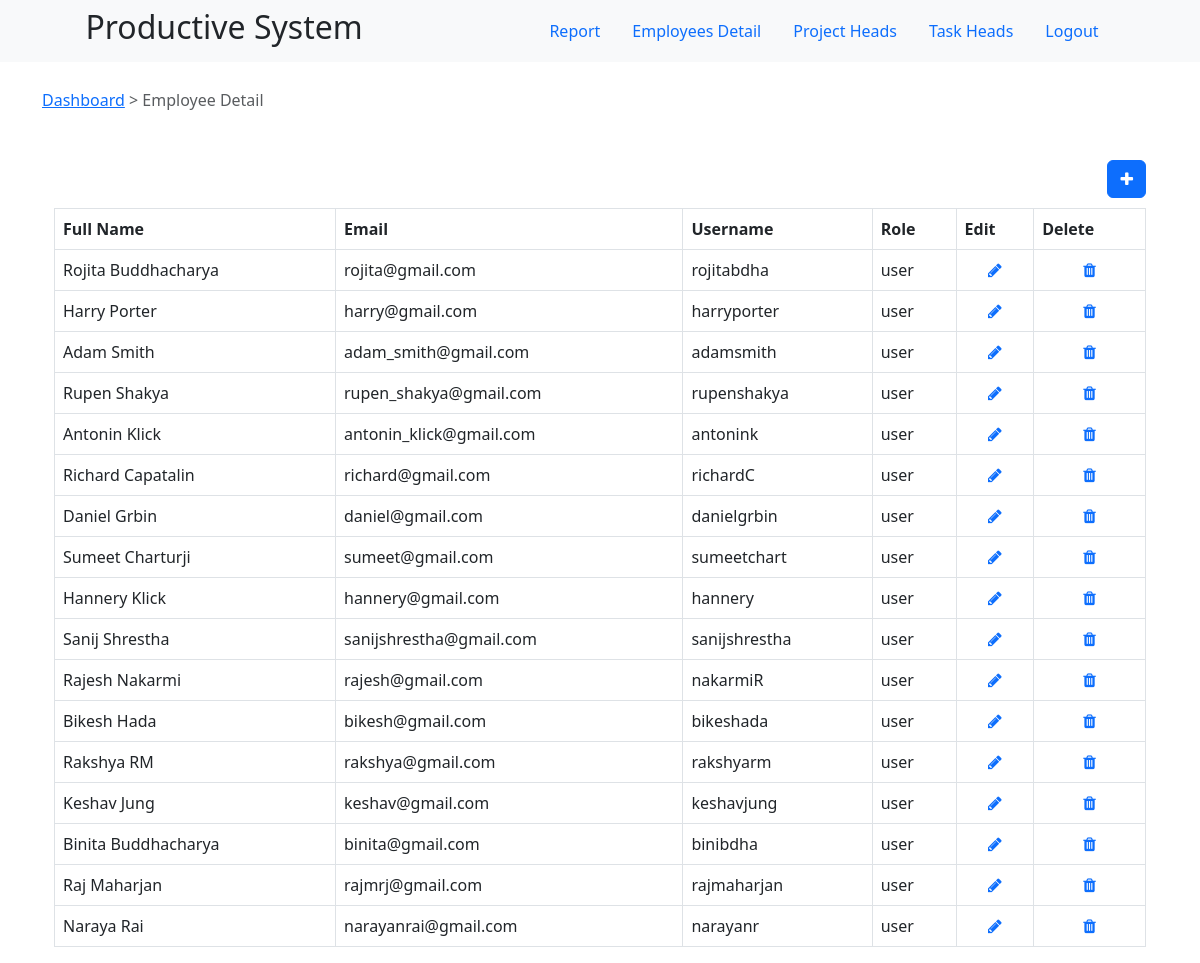
The app's page /dashboard/employee-detail/ (signed in) with its own data.
### src/database/user.py (models this page shows, shortened)
class User(db.Model):
    id              = db.Column(db.Integer, primary_key=True)
    full_name       = db.Column(db.String(80), nullable=False)
    username        = db.Column(db.String(80), unique=True, nullable=False)
    role            = db.Column(db.String(10), nullable=False)
    email           = db.Column(db.String(120), unique=True, nullable=False)
    password        = db.Column(db.String(120), nullable=False)
    created_at      = db.Column(db.DateTime, default=datetime.now())
    updated_at      = db.Column(db.DateTime, onupdate=datetime.now())
    task            = db.relationship(Task, backref="user")

### src/controllers/employee_controller.py (the view)
    @app.route(url_prefix + '/')
    def employee_detail():
        return view_employee()

### src/controllers/employee_controller.py (called while the page is built)
def employee_page():
    @app.route(url_prefix + '/')
    def employee_detail():
        return view_employee()
    @app.route(url_prefix + '/delete/<int:id>')
    def delete(id):
        return delete_employee(id)
    @app.route(url_prefix + '/edit/<int:id>')
    def edit(id):
        return edit_employee(id)
    @app.route(url_prefix + '/update/<int:id>', methods=['POST', 'GET'])
    def update(id):
        return update_employee(id)
    @app.route(url_prefix + '/employee-register/', methods=['POST', 'GET'])
    def employee_register():
        return insert_employee()

### src/services/employee_service.py (called while the page is built)
def view_employee():
    data = User.query.all()
    if 'admin' in session:
        return render_template("employee-detail.html", data=data)
    else:
        return redirect(url_productivity)

### src/templates/employee-detail.html (shortened to what this page needs)
{%extends "layout.html"%}
{%block content%}
<div class="btn-group">
    <a href="{{ url_for('report') }}">Dashboard </a> &nbsp;
    <span class="text-muted"> > Employee Detail</span>
</div>
<div class="container mt-5">
    <div class="row">
        <div class="sm-sm-12">
            <a class="btn btn-primary pull-right" href="{{ url_for('employee_register') }}"><i class="fa fa-plus"></i></a>
        </div>
        <br/>
        <br/>
        <div class="col-sm-12">
            <table class="table table-bordered">
                <tr>
                    <th>Full Name</th>
                    <th>Email</th>
                    <th>Username</th>
                    <th>Role</th>
                    <th>Edit</th>
                    <th>Delete</th>
                </tr>
                {% if (data|length) == 0 %}
                    <tr>
                        <td colspan="6" class="text-center">No Data Found</td>
                    </tr>
                {% else %}
                    {% for r in data %}
                        {% if r['role'] == 'user' %}
                            <tr>
                                <td>{{ r['full_name'] }}</td>
                                <td>{{ r['email'] }}</td>
                                <td>{{ r['username'] }}</td>
                                <td>{{ r['role'] }}</td>
                                <td class="text-center"><a href="edit/{{ r['id'] }}"><i class="fa fa-pencil"></i></a></td>
                                <td class="text-center"><a href="delete/{{ r['id'] }}"><i class="fa fa-trash"></i></a></td>
                            </tr>
                        {% endif %}
                    {% endfor %}
                {% endif %}
            </table>
        </div>
    </div>
</div>
{%endblock%}

### src/templates/layout.html (shortened to what this page needs)
<!DOCTYPE html>
<html>
<head>
    <link href="https://cdn.jsdelivr.net/npm/bootstrap@5.3.0/dist/css/bootstrap.min.css" rel="stylesheet">
    <link rel="stylesheet" href="https://cdnjs.cloudflare.com/ajax/libs/font-awesome/4.7.0/css/font-awesome.min.css">
    <link rel="stylesheet" type="text/css" media="screen" href="{{ url_for('static', filename='css/main.css')}}" />
</head>
<body>
<nav class="navbar navbar-dark bg-light">
    <h2>Productive System</h2>
    <ul class="nav">
      {% if session['admin_role'] == 'admin' %}
        <li class="nav-item">
          <a class="nav-link" href="{{ url_for('report') }}">Report</a>
        </li>
        <li class="nav-item">
          <a class="nav-link" href="{{ url_for('employee_detail') }}">Employees Detail</a>
        </li>
        <li class="nav-item">
          <a class="nav-link" href="{{ url_for('prod_head_detail') }}">Project Heads</a>
        </li>
        <li class="nav-item">
          <a class="nav-link" href="{{ url_for('task_head_detail') }}">Task Heads</a>
        </li>
      {% endif %}
      {% if session['admin_role'] == 'admin' or session['user_role'] == 'user' %}
      <li class="nav-item">
        <a class="nav-link" href="{{ url_for('logout') }}">Logout</a>
      </li>
      {% endif %}
    </ul>
</nav>
<div class="container">
    <div class="row">
        <div class="col-12">
            <br/>
            {%block content%}
            {%endblock%}
        </div>
    </div>
</div>
</body>
</html>

### src/static/css/main.css (style rules this page uses)
* { margin: auto; padding: 0; }

### records on screen
User: full_name "Rojita Buddhacharya", email "rojita@gmail.com", username "rojitabdha", role "user"
User: full_name "Harry Porter", email "harry@gmail.com", username "harryporter", role "user"
User: full_name "Adam Smith", email "adam_smith@gmail.com", username "adamsmith", role "user"
User: full_name "Rupen Shakya", email "rupen_shakya@gmail.com", username "rupenshakya", role "user"
User: full_name "Antonin Klick", email "antonin_klick@gmail.com", username "antonink", role "user"
User: full_name "Richard Capatalin", email "richard@gmail.com", username "richardC", role "user"
User: full_name "Daniel Grbin", email "daniel@gmail.com", username "danielgrbin", role "user"
User: full_name "Sumeet Charturji", email "sumeet@gmail.com", username "sumeetchart", role "user"
User: full_name "Hannery Klick", email "hannery@gmail.com", username "hannery", role "user"
User: full_name "Sanij Shrestha", email "sanijshrestha@gmail.com", username "sanijshrestha", role "user"
User: full_name "Rajesh Nakarmi", email "rajesh@gmail.com", username "nakarmiR", role "user"
User: full_name "Bikesh Hada", email "bikesh@gmail.com", username "bikeshada", role "user"
User: full_name "Rakshya RM", email "rakshya@gmail.com", username "rakshyarm", role "user"
User: full_name "Keshav Jung", email "keshav@gmail.com", username "keshavjung", role "user"
User: full_name "Binita Buddhacharya", email "binita@gmail.com", username "binibdha", role "user"
User: full_name "Raj Maharjan", email "rajmrj@gmail.com", username "rajmaharjan", role "user"
User: full_name "Naraya Rai", email "narayanrai@gmail.com", username "narayanr", role "user"
